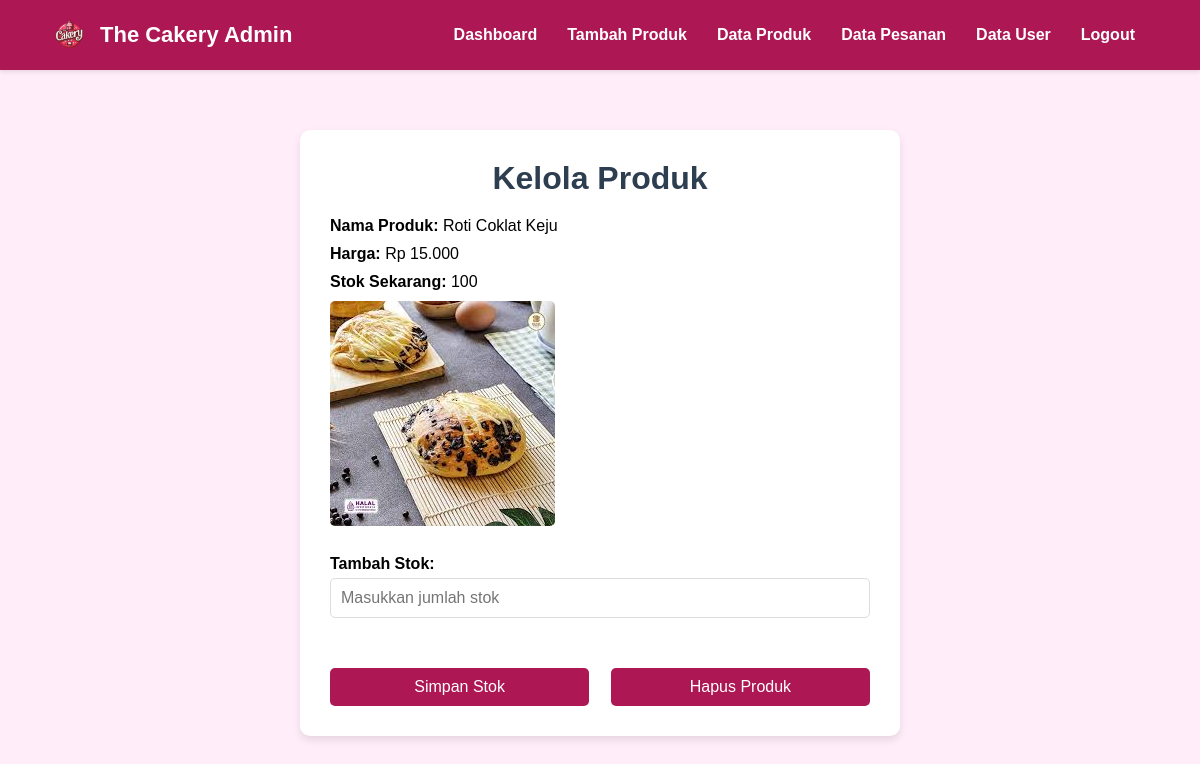
Page /admin/restok_produk.php?id=1 on the committed database.
### tables this page shows
CREATE TABLE `tb_produk` (
  `id` int(11) NOT NULL,
  `nama_produk` varchar(255) NOT NULL,
  `deskripsi` text NOT NULL,
  `harga` decimal(10,0) NOT NULL,
  `stok` int(11) NOT NULL,
  `gambar` varchar(255) NOT NULL,
  `kategori` varchar(100) NOT NULL,
  `crated_at` timestamp(6) NOT NULL DEFAULT current_timestamp(6) ON UPDATE current_timestamp(6)
);

### admin/restok_produk.php (the view, shortened to what this page needs)
<?php
include 'koneksi.php';
if (isset($_GET['id'])) {
    $id_produk = $_GET['id'];
    $query = "SELECT * FROM tb_produk WHERE id = '$id_produk'";
    $result = mysqli_query($koneksi, $query);
    if (mysqli_num_rows($result) > 0) {
        $data = mysqli_fetch_assoc($result);
    } else {
        echo "Produk tidak ditemukan.";
        exit();
    }
} else {
    echo "ID produk tidak ditemukan.";
    exit();
}
?>
<!DOCTYPE html>
<html lang="id">
<head>
    <link rel="stylesheet" href="https://cdnjs.cloudflare.com/ajax/libs/font-awesome/6.5.0/css/all.min.css">
</head>
<body>
 <?php include 'navmenu.php'; ?>
<div class="container">
    <h1>Kelola Produk</h1>
    <div class="product-detail">
        <p><strong>Nama Produk:</strong> <?php echo htmlspecialchars($data['nama_produk']); ?></p>
        <p><strong>Harga:</strong> Rp <?php echo number_format($data['harga'], 0, ',', '.'); ?></p>
        <p><strong>Stok Sekarang:</strong> <?php echo htmlspecialchars($data['stok']); ?></p>
        <p><img src="img/<?php echo htmlspecialchars($data['gambar']); ?>" alt="Gambar Produk"></p>
    </div>
    <form action="" method="POST">
        <label for="jumlah_restok">Tambah Stok:</label>
        <input type="number" name="jumlah_restok" id="jumlah_restok" required min="1" placeholder="Masukkan jumlah stok">
        <div class="btn-container">
            <button type="submit" class="btn">Simpan Stok</button>
            <button type="submit" name="hapus_produk" class="btn btn-danger" onclick="return confirm('Yakin ingin menghapus produk ini?')">Hapus Produk</button>
        </div>
    </form>
</div>
</body>
</html>

### admin/restok_produk.php (style rules this page uses)
* { margin: 0; padding: 0; box-sizing: border-box; font-family: 'Arial', sans-serif; }
body { background-color: #FFEDFA; padding: 80px 20px 20px; }
.container { background: white; max-width: 600px; margin: 30px auto; padding: 30px; box-shadow: 0 4px 8px rgba(0,0,0,0.1); border-radius: 10px; }
h1 { color: #2C3E50; margin-bottom: 20px; text-align: center; }
.product-detail p { margin-bottom: 10px; font-size: 16px; }
.product-detail img { max-width: 50%; height: auto; margin-bottom: 5px; border-radius: 5px; }
label { display: block; margin-top: 20px; font-weight: bold; }
input[type="number"] { width: 100%; padding: 10px; margin-top: 5px; border: 1px solid #ddd; border-radius: 5px; font-size: 16px; }
.btn { background-color: #AC1754; color: white; padding: 10px 20px; margin-top: 20px; border: none; border-radius: 5px; font-size: 16px; cursor: pointer; display: inline-block; width: 48%; text-align: center; }
.btn-danger { background-color: #AC1754; }
.btn-container { display: flex; justify-content: space-between; gap: 10px; margin-top: 30px; }

### admin/navmenu.php (style rules this page uses)
* { margin: 0; padding: 0; box-sizing: border-box; font-family: 'Arial', sans-serif; }
body { background-color: #FFEDFA; padding: 100px 20px 20px; }

### rows in the picture
tb_produk: nama_produk "Roti Coklat Keju", harga "15.000", stok "100", gambar (picture)
